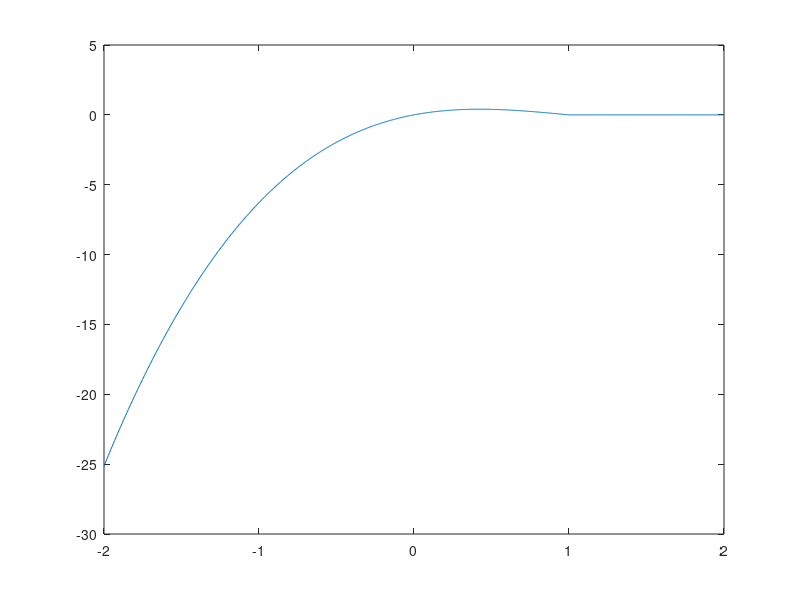

The MATLAB script that drew this image:
clear all
clc

R = 1;
z = linspace(-2,2,1000);

for i = 1:length(z)
    if z(i) <= R
        if z < -2*R
            FB(i) = 4/3*pi*(R)^3;
        else
            h = z(i)-R;
            FB(i) = pi/3*((h)^3-R^2*h);
        end
    else
        FB(i) = 0;
    end
end

plot(z,FB)
